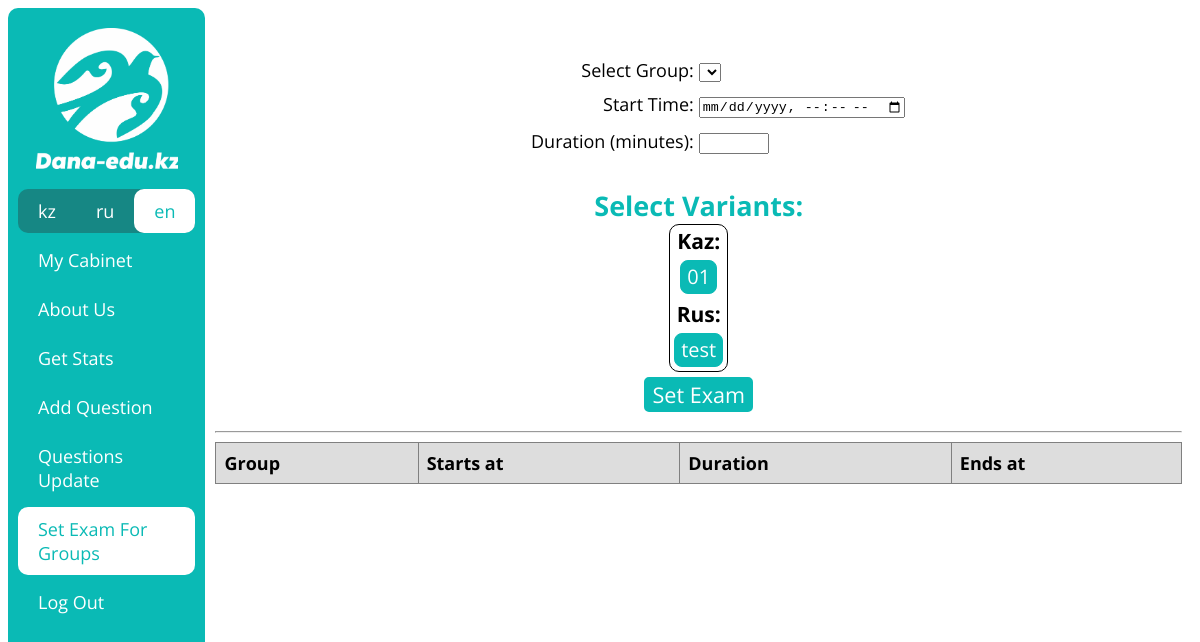
Before: /en/set_exam_for_groups (signed in) with the older database file.
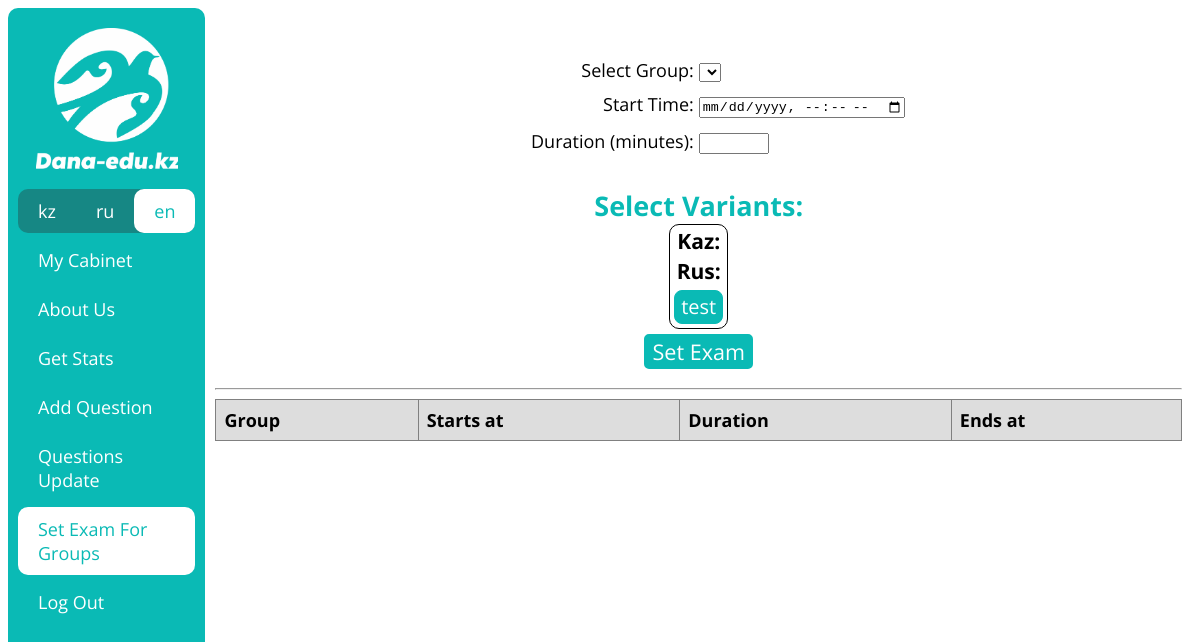
After: the same page with the newer database file.
### examapp/models.py (models this page shows, shortened)
class Variant(models.Model):
    name = models.CharField(max_length=100)
    exam_type = models.CharField(max_length=10, choices=getExamTypesChoices())
    language = models.CharField(max_length=3, choices=getVariantLanguageChoices())

### examapp/views.py (the view, shortened to what this page needs)
# urls.py: path('set_exam_for_groups', setExamForGroup, name='set_exam_for_groups_url'),
@login_required(login_url='login_url')
def setExamForGroup(request):
    if request.user.type != 'MO':
        return redirect('home_url')
    if request.method == 'GET':
        context = {'groups': Group.objects.all(),
                   'vars_ru': Variant.objects.filter(language='RUS'),
                   'vars_kz': Variant.objects.filter(language='KAZ'),
                   'exam_for_groups': ExamForGroup.objects.all().order_by('-pk'),
                   'urls': getUserUrls(request.user)}
        return render(request, 'set_exam_for_groups_page.html', context)

### examapp/functions.py (called while the page is built)
def getUserUrls(user) -> []:
    urls = [
        {'text': _('My Cabinet'), 'url': 'cabinet_url'},
        {'text': _('About Us'), 'url': 'about_us_url'}
    ]
    if user.type == 'PU':
        urls.append({'text': _('Init Exam'), 'url': 'exam_init_url'})
        urls.append({'text': _('Exam Results'), 'url': 'exam_results_url'})
    if user.type == 'MO':
        urls.append({'text': _('Get Stats'), 'url': 'get_stats_url'})
        urls.append({'text': _('Add Question'), 'url': 'add_questions_init_url'})
        urls.append({'text': _('Questions Update'), 'url': 'questions_update_url'})
        urls.append({'text': _('Set Exam For Groups'), 'url': 'set_exam_for_groups_url'})
    urls.append({'text': _('Log Out'), 'url': 'logout_url'})
    return urls

### templates/set_exam_for_groups_page.html (shortened to what this page needs)
{% extends 'base.html' %}
{% load i18n %}
{% block content %}
    <div align="center" style="font-size: 18px;">
        <form id="group-form" class="form" action="{% url 'set_exam_for_groups_url' %}" method="post">
            <p>
                <label for="group">{% trans 'Select Group:' %} </label>
                <select id="group" name="group" onchange="updateDuration()">
                </select>
            </p>
            <p>
                <label for="start_time">{% trans 'Start Time:' %} </label>
                <input type="datetime-local" id="start_time" name="start_time" required>
            </p>
            <p>
                <label for="duration">{% trans 'Duration (minutes):' %} </label>
                <input type="number" id="duration" name="duration" style="width:30%" required>
            </p>
        </form>
        <h2 style="margin-bottom: 0px;">{% trans 'Select Variants:' %}</h2>
        <div id="variants" align="center">
            <h3 style="margin-top: 1px; margin-bottom: 1px;">Kaz:</h3>
            {% for variant in vars_kz %}
                <button class="question_button" onclick="selectVariant({{ variant.id }})" style="width: auto; border: 1px solid #0ABAB5; border-radius: 8px;">{{ variant.name }}</button>
            {% endfor %}
            <h3 style="margin-top: 1px; margin-bottom: 1px;">Rus:</h3>
            {% for variant in vars_ru %}
                <button class="question_button" onclick="selectVariant({{ variant.id }})" style="width: auto; border: 1px solid #0ABAB5; border-radius: 8px;">{{ variant.name }}</button>
            {% endfor %}
        </div>
        <input class="btn" form="group-form" type="submit" value="{% trans 'Set Exam' %}" style="font-size: 120%">
        <hr>
        <table class="groups_exams">
            <tr>
                <th>{% trans 'Group' %}</th>
                <th>{% trans 'Starts at' %}</th>
                <th>{% trans 'Duration' %}</th>
                <th>{% trans 'Ends at' %}</th>
            </tr>
        </table>
    </div>
{% endblock content %}

Changed rows visible on the page:
removed Variant: name "01", shown under "Kaz:"
